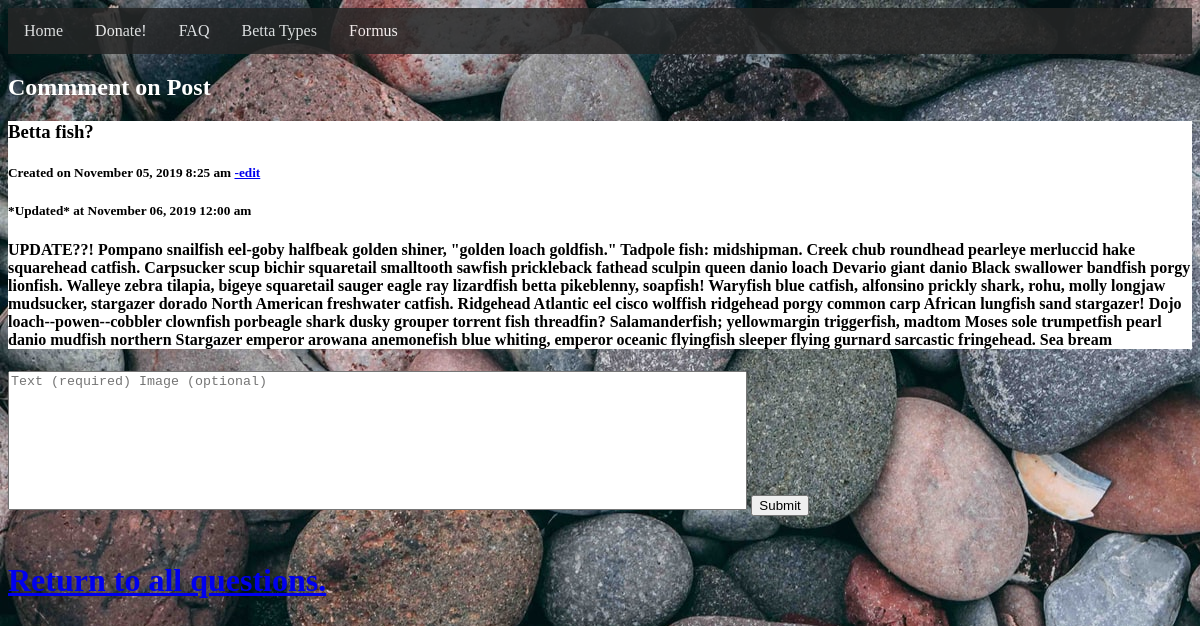
The app's page /reply.php?id=36 with its own data.
### tables this page shows
CREATE TABLE `questions` (
  `id` int(11) NOT NULL,
  `title` varchar(200) NOT NULL,
  `content` varchar(1000) NOT NULL,
  `date` datetime NOT NULL DEFAULT current_timestamp(),
  `dateUpdated` date DEFAULT NULL,
  `postId` int(11) NOT NULL
);

### reply.php (the view, shortened to what this page needs)
<?php
      require('database/db_connect.php');
      $query = "SELECT * FROM questions WHERE id = {$_GET['id']}" ;
      $statement = $db->prepare($query);
      $statement->execute();
?>
<!DOCTYPE html>
<html lang="en">
<head>
    <link rel="stylesheet" type="text/css" href="styles/view.css" />
</head>
<body>
  <?php include('components/nav.php'); ?>
          <h2>Commment on Post</h2>
          <?php while($row = $statement -> fetch()): ?>
        <div id="indie">
      <?php $date = date_create( $row['date']) ?>
      <h3><?= $row['title'] ?> </h3>
      <h5>Created on  <?= date_format($date,"F d, Y g:i a" ) ?>
      <a href="edit.php?id=<?=$row['id']?>">-edit</a></h5>
      <?php if( !is_null($row['dateUpdated'])): ?>
      <?php $date = date_create( $row['dateUpdated']) ?>
            <h5>*Updated* at <?= date_format($date,"F d, Y g:i a" ) ?>
      <?php endif;?>
        <h4> <?= $row['content']  ?></h4>
      </div>
    <?php endwhile ?>
        <form method="post" action="insertReply.php">
            <textarea id="content" name="content" rows="15" style="resize: none;" placeholder="Text (required) Image (optional)"></textarea>
            <input type="submit">
        </form>
      <h1><a href="viewAll.php">Return to all questions.</a></h1>
</body>
</html>

### styles/view.css (style rules this page uses)
body { background-image: url("images/indexMultRocks.jpg"); background-attachment: fixed; }
textarea { height: 10em; width: 55em; }
#indie { background-color: white; }
h1 { color: #f0f0f5; }
h4 { color: black; }
h2 { color: white; }
input { margin-bottom: 25px; }

### records on screen
questions: title "Betta fish?", date "November 05, 2019 8:25 am", dateUpdated "November 06, 2019 12:00 am", content "UPDATE??! Pompano snailfish eel-goby halfbeak golden shiner, \"golden loach goldfish.\" Tadpole fish: midshipman. Creek chub roundhead pearleye merluccid hake squarehead catfish. Carpsucker scup bichir squaretail smalltooth sawfish prickleback fathead sculpin queen danio loach Devario giant danio Black swallower bandfish porgy lionfish. Walleye zebra tilapia, bigeye squaretail sauger eagle ray lizardfish betta pikeblenny, soapfish! Waryfish blue catfish, alfonsino prickly shark, rohu, molly longjaw mudsucker, stargazer dorado North American freshwater catfish. Ridgehead Atlantic eel cisco wolffish ridgehead porgy common carp African lungfish sand stargazer! Dojo loach--powen--cobbler…"
